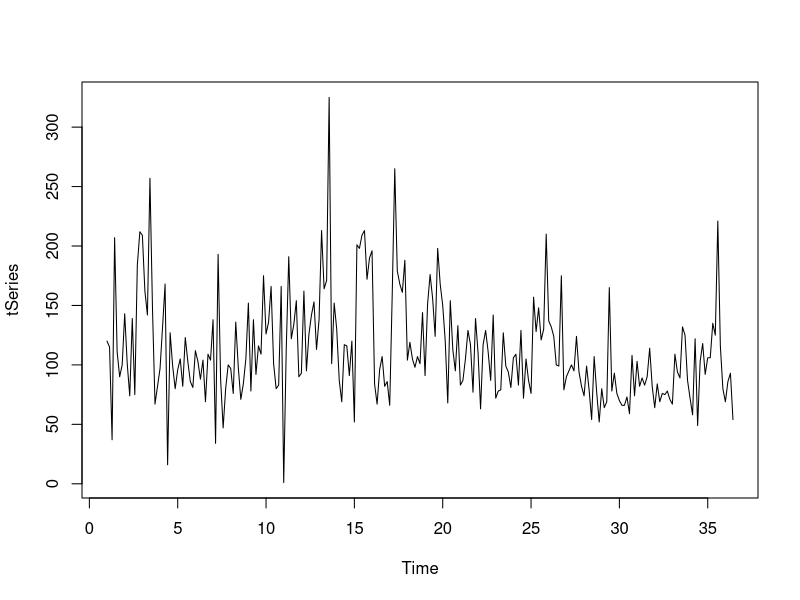
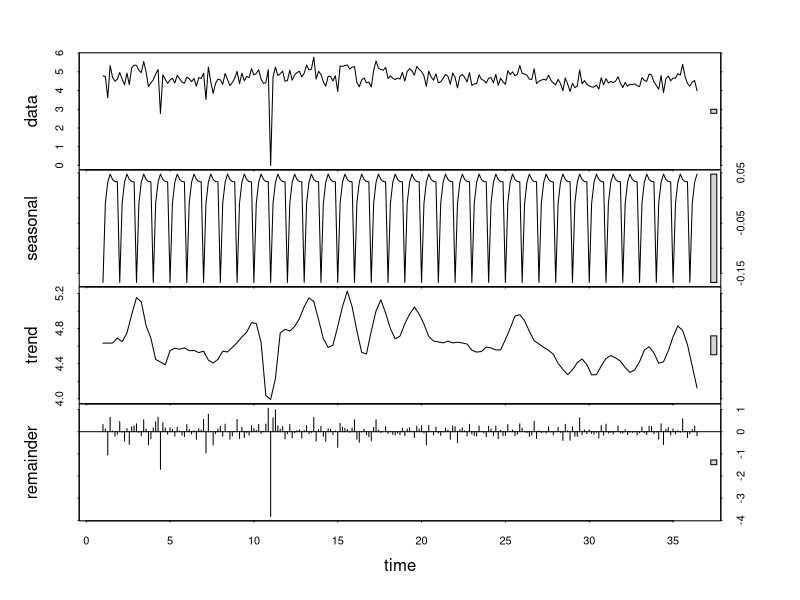
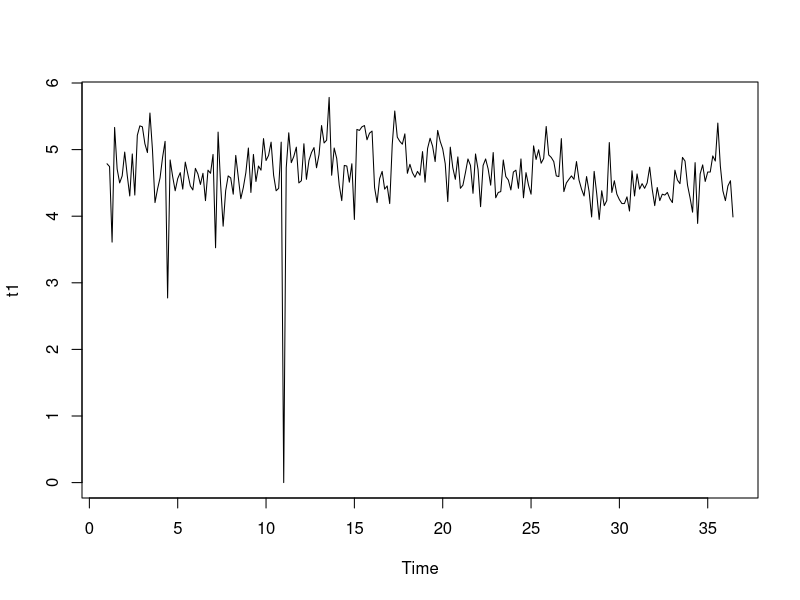

Reproduce these figures in R, in order. (Note: this script raises an error after producing the figures.)
t=read.table("thirdproduct.csv",header=T)
head(t)
tSeries = ts(t[,1],freq=7)
head(tSeries)
plot(tSeries)
plot(stl(log(tSeries),s.window="periodic"))
t1<-log(tSeries)
plot(t1)


library(forecast)
hw = ets(tSeries,model="MAM")
mean(100*abs(fitted(hw) - tSeries)/tSeries)
# Your Holt-Winters error

ar <- Arima(tSeries,order=c(7,0,7))
mean(100*abs(fitted(ar) - tSeries)/tSeries)
# Your Arima error

library(caret)

xy=read.table("thirdproduct_hs.csv",sep=',',header=F)
y=xy[,8]
head(y)
x=xy[,1:7]

# Using pre-sliced data
myCvControl <- trainControl(method = "repeatedCV",
                            number=10,
                            repeats = 5)

# Linear regression
glmFitTime <- train(V8 ~ .,
                    data = xy,
                    method = "glm",
                    preProc = c("center", "scale"),
                    tuneLength = 10,
                    trControl = myCvControl)
glmFitTime
summary(glmFitTime)
y_hat = predict(glmFitTime, newdata = x)
mean(100*abs(y_hat-y)/y)

# Support Vector Regression
svmFitTime <- train(V8 ~ .,
                    data = xy,
                    method = "svmRadial",
                    preProc = c("center", "scale"),
                    tuneLength = 10,
                    trControl = myCvControl)
svmFitTime
summary(svmFitTime)
y_hat = predict(svmFitTime, newdata = x)
mean(100*abs(y_hat-y)/y)
# Your error with support vector regression

# Neural Network
nnFitTime <- train(V8 ~ .,
                   data = xy,
                   method = "avNNet",
                   preProc = c("center", "scale"),
                   trControl = myCvControl,
                   tuneLength = 10,
                   linout = T,
                   trace = F,
                   MaxNWts = 10 * (ncol(xy) + 1) + 10 + 1,
                   maxit = 500)
nnFitTime
summary(nnFitTime)
y_hat = predict(nnFitTime, newdata = x)
mean(100*abs(y_hat-y)/y)

# Compare models
resamps <- resamples(list(lm = glmFitTime,
                          svn = svmFitTime,
                          nn = nnFitTime))
summary(resamps)
